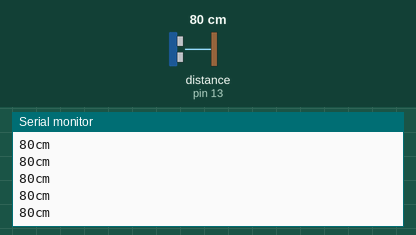
This sketch was run on a simulated Arduino Uno, built with avr-gcc and run on an emulated ATmega328P. Parts: the last lines printed to the serial monitor. Wiring (inferred from the names in the program): ultrasonic range finder: trigger pin 12; echo pin 13. The test bench sets the inputs (shaded band); at power-on: distance to the obstacle (sensor on pin 13) 80 cm. The echo pulse lasts 58.3 µs per cm.

Above: at 1.2 s.
1.3 s: distance to the obstacle (sensor on pin 13) set to 2 cm
At 1.37 s:
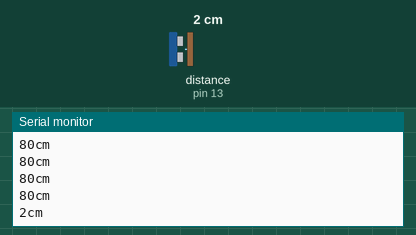
2.8 s: distance to the obstacle (sensor on pin 13) set to 4 cm
At 2.89 s:
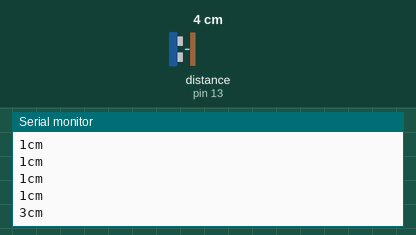
Timing chart, 0 to 5.8 s (numbered marks = the images above; inputs shaded):
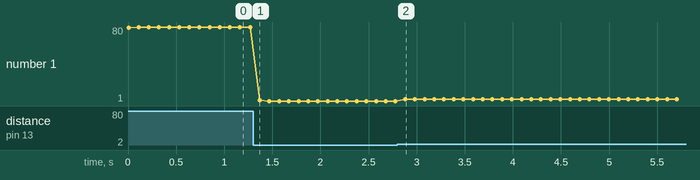

Measured:
- after the input at 1.3 s, the serial monitor: prints a new line after 0.07 s (image 1)
- after the input at 2.8 s, the serial monitor: prints a new line after 0.08 s (image 2)
- plotted number 1: 80 → 1 after the input at 1.3 s, 1 → 3 after the input at 2.8 s

The sketch:

sensor_ultrassonico.ino
```cpp
const int pinoTRIG = 12;
const int pinoECHO = 13;

int duracao;
int distancia;

void setup()
{
  	Serial.begin(9600);
 	pinMode(pinoTRIG, OUTPUT);
  	pinMode(pinoECHO, INPUT);
}

void loop()
{
  digitalWrite(pinoTRIG, HIGH);
  delayMicroseconds(10);
  digitalWrite(pinoTRIG, LOW);

  duracao = pulseIn(pinoECHO, HIGH);
  distancia = duracao*0.017175;
  Serial.print(distancia);
  Serial.println("cm");
  delay(100);
}
```
